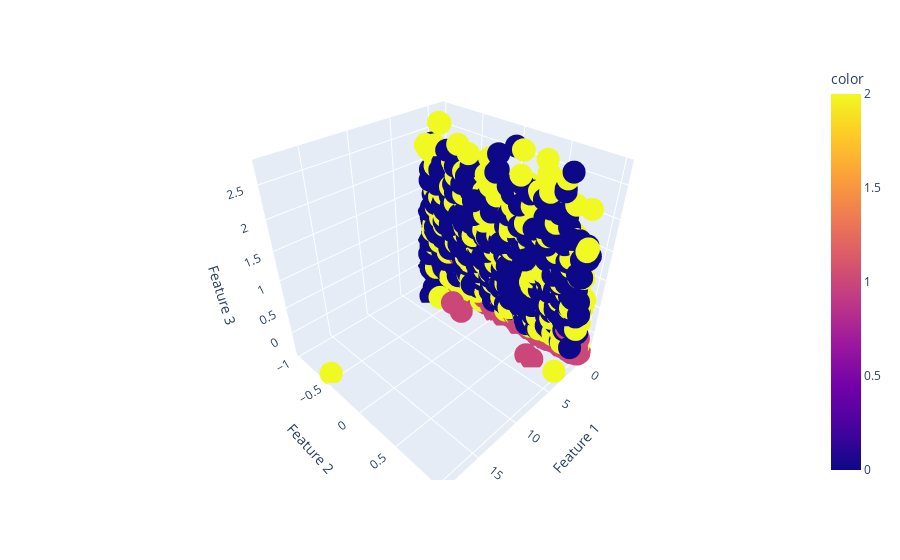

Here is the notebook cell this chart was saved with:
### Code cell
# 3d Scatter plot of clusters using K-means

import plotly.express as px

fig = px.scatter_3d(df_clt, x= df_clt.iloc[:,0], y= df_clt.iloc[:,1],z = df_clt.iloc[:,2],
                  color=df['Cluster'], labels={'x':'Feature 1', 'y':'Feature 2','z':'Feature 3'} )
fig.show()

### Figure 1 — Plotly figure (JSON) as saved in the notebook; plotly's stock layout.template omitted (floating-point values rounded to 4 significant figures; data arrays with more than 128 entries replaced by an {"elided": "..."} marker saying what was removed)
{"data": [{"hovertemplate": "Feature 1=%{x}<br>Feature 2=%{y}<br>Feature 3=%{z}<br>color=%{marker.color}<extra></extra>", "legendgroup": "", "marker": {"color": {"elided": "2216 int values"}, "coloraxis": "coloraxis", "symbol": "circle"}, "mode": "markers", "name": "", "scene": "scene", "showlegend": false, "type": "scatter3d", "x": {"elided": "2216 float values"}, "y": {"elided": "2216 float values"}, "z": {"elided": "2216 float values"}}], "layout": {"coloraxis": {"colorbar": {"title": {"text": "color"}}, "colorscale": [[0, "#0d0887"], [0.1111, "#46039f"], [0.2222, "#7201a8"], [0.3333, "#9c179e"], [0.4444, "#bd3786"], [0.5556, "#d8576b"], [0.6667, "#ed7953"], [0.7778, "#fb9f3a"], [0.8889, "#fdca26"], [1, "#f0f921"]]}, "legend": {"tracegroupgap": 0}, "margin": {"t": 60}, "scene": {"domain": {"x": [0, 1], "y": [0, 1]}, "xaxis": {"title": {"text": "Feature 1"}}, "yaxis": {"title": {"text": "Feature 2"}}, "zaxis": {"title": {"text": "Feature 3"}}}}}
